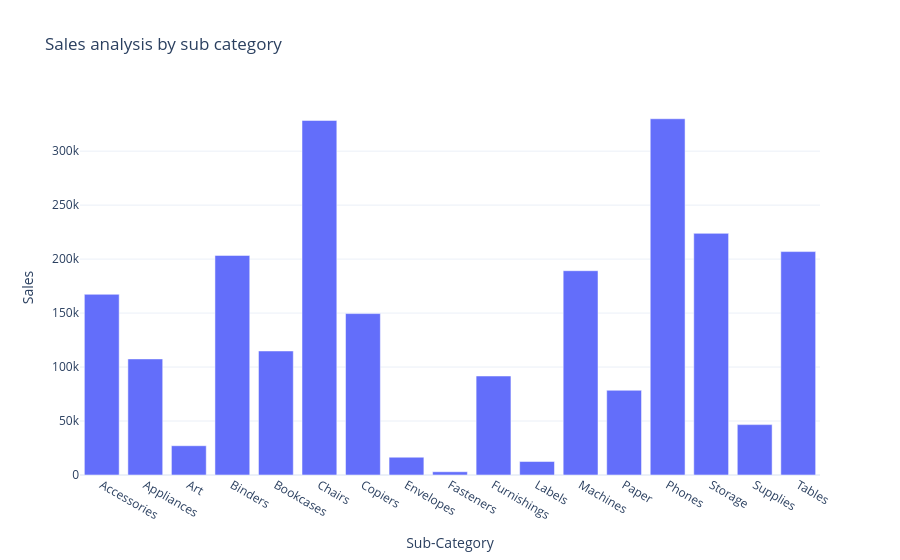

Here is the notebook cell this chart was saved with:
### Code cell
fig = px.bar(sales_by_subcategory, x= 'Sub-Category', y = 'Sales', title = "Sales analysis by sub category")
fig.show()

### Figure 1 — Plotly figure (JSON) as saved in the notebook; plotly's stock layout.template omitted (floating-point values rounded to 4 significant figures)
{"data": [{"hovertemplate": "Sub-Category=%{x}<br>Sales=%{y}<extra></extra>", "legendgroup": "", "marker": {"color": "#636efa", "pattern": {"shape": ""}}, "name": "", "orientation": "v", "showlegend": false, "textposition": "auto", "type": "bar", "x": ["Accessories", "Appliances", "Art", "Binders", "Bookcases", "Chairs", "Copiers", "Envelopes", "Fasteners", "Furnishings", "Labels", "Machines", "Paper", "Phones", "Storage", "Supplies", "Tables"], "xaxis": "x", "y": [167400.0, 107500.0, 27120.0, 203400.0, 114900.0, 328400.0, 149500.0, 16480.0, 3024.0, 91710.0, 12490.0, 189200.0, 78480.0, 330000.0, 223800.0, 46670.0, 207000.0], "yaxis": "y"}], "layout": {"barmode": "relative", "legend": {"tracegroupgap": 0}, "title": {"text": "Sales analysis by sub category"}, "xaxis": {"anchor": "y", "domain": [0, 1], "title": {"text": "Sub-Category"}}, "yaxis": {"anchor": "x", "domain": [0, 1], "title": {"text": "Sales"}}}}
